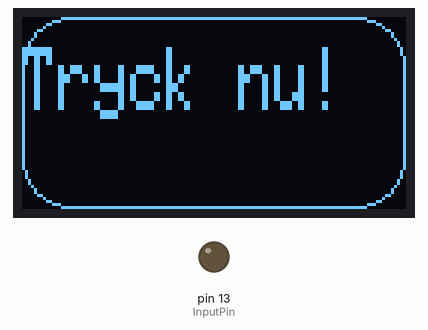
A sketch run on a simulated Arduino Uno, built with avr-gcc and run on an emulated ATmega328P. On the bench: 128×64 one-colour display, output pins drawn as LEDs (lit = HIGH).

Above: at 0.1 s.

The sketch:

displayegentextmedknapp.ino
```cpp
#include <SPI.h>
#include <Wire.h>
#include <Adafruit_GFX.h>
#include <Adafruit_SSD1306.h>

#define SCREEN_WIDTH 128 // OLED display width, in pixels
#define SCREEN_HEIGHT 64 // OLED display height, in pixels

// Declaration for an SSD1306 display connected to I2C (SDA, SCL pins)
#define OLED_RESET     4 // Reset pin # (or -1 if sharing Arduino reset pin)
Adafruit_SSD1306 display(SCREEN_WIDTH, SCREEN_HEIGHT, &Wire, OLED_RESET);

#define InputPin 13
bool ButtonState;


void setup() {
  Serial.begin(9600);
  pinMode(InputPin, INPUT);
  pinMode(LED_BUILTIN, OUTPUT);
  Wire.pins(14,12);

  display.begin(SSD1306_SWITCHCAPVCC, 0x3C);

  display.clearDisplay();

 display.setTextColor(WHITE);
 display.setTextSize(2,3);
}

void loop() {
  ButtonState = digitalRead(InputPin);
  digitalWrite(LED_BUILTIN,ButtonState);

  if (ButtonState){

  display.clearDisplay();
  display.setCursor(10, 20);
  display.println(F("Grattis!"));


  for(int16_t i=0; i<display.height()/2-2; i+=40) {
    display.drawRoundRect(i, i, display.width()-2*i, display.height()-2*i,
      display.height()/4, SSD1306_WHITE);
    display.display();
    delay(1);
  }
  }
  else {
 display.clearDisplay();
 display.setCursor(0, 10);
  display.println(F("Tryck nu!"));

  for(int16_t i=0; i<display.height()/2-2; i+=40) {
    display.drawRoundRect(i, i, display.width()-2*i, display.height()-2*i,
      display.height()/4, SSD1306_WHITE);
    display.display();
    delay(1);
    }
  delay(200);
}
}
```
